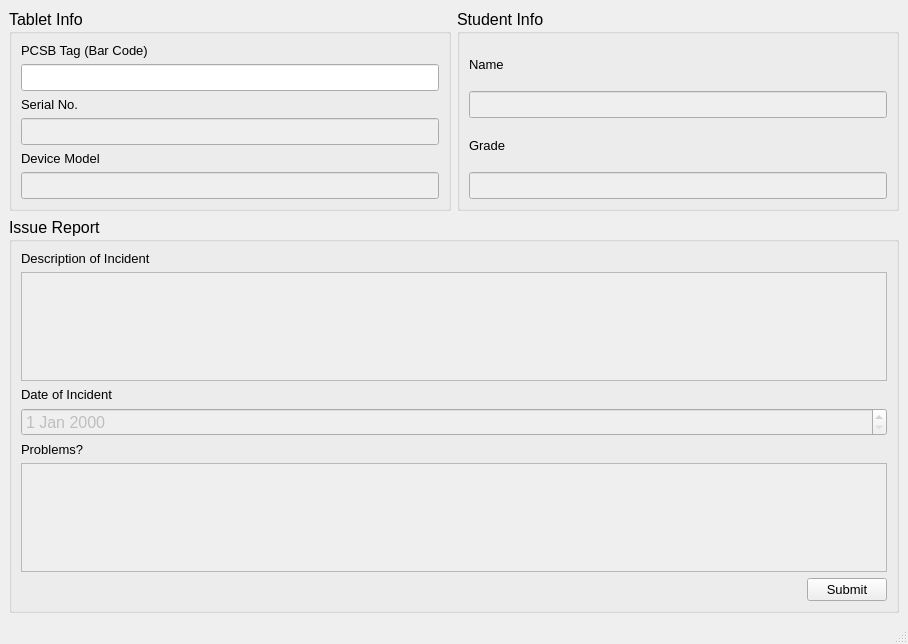
<?xml version="1.0" encoding="UTF-8"?>
<ui version="4.0">
 <class>MainWindow</class>
 <widget class="QMainWindow" name="MainWindow">
  <property name="geometry">
   <rect>
    <x>0</x>
    <y>0</y>
    <width>908</width>
    <height>644</height>
   </rect>
  </property>
  <property name="windowTitle">
   <string>MainWindow</string>
  </property>
  <widget class="QWidget" name="centralwidget">
   <layout class="QHBoxLayout" name="horizontalLayout_3">
    <item>
     <layout class="QGridLayout" name="gridLayout_5">
      <item row="0" column="1">
       <widget class="QGroupBox" name="groupBox_2">
        <property name="font">
         <font>
          <pointsize>12</pointsize>
         </font>
        </property>
        <property name="title">
         <string>Student Info</string>
        </property>
        <layout class="QVBoxLayout" name="verticalLayout_4">
         <item>
          <layout class="QVBoxLayout" name="verticalLayout_3">
           <item>
            <widget class="QLabel" name="label_4">
             <property name="font">
              <font>
               <pointsize>10</pointsize>
              </font>
             </property>
             <property name="text">
              <string>Name</string>
             </property>
            </widget>
           </item>
           <item>
            <widget class="QLineEdit" name="nameTextBox">
             <property name="enabled">
              <bool>false</bool>
             </property>
             <property name="sizePolicy">
              <sizepolicy hsizetype="Minimum" vsizetype="Fixed">
               <horstretch>0</horstretch>
               <verstretch>0</verstretch>
              </sizepolicy>
             </property>
            </widget>
           </item>
           <item>
            <widget class="QLabel" name="label_5">
             <property name="font">
              <font>
               <pointsize>10</pointsize>
              </font>
             </property>
             <property name="text">
              <string>Grade</string>
             </property>
            </widget>
           </item>
           <item>
            <widget class="QLineEdit" name="gradeTextBox">
             <property name="enabled">
              <bool>false</bool>
             </property>
             <property name="sizePolicy">
              <sizepolicy hsizetype="Minimum" vsizetype="Fixed">
               <horstretch>0</horstretch>
               <verstretch>0</verstretch>
              </sizepolicy>
             </property>
            </widget>
           </item>
          </layout>
         </item>
        </layout>
       </widget>
      </item>
      <item row="0" column="0">
       <widget class="QGroupBox" name="groupBox">
        <property name="font">
         <font>
          <pointsize>12</pointsize>
         </font>
        </property>
        <property name="title">
         <string>Tablet Info</string>
        </property>
        <layout class="QGridLayout" name="gridLayout_4">
         <item row="0" column="0">
          <layout class="QVBoxLayout" name="verticalLayout_2">
           <item>
            <widget class="QLabel" name="label">
             <property name="font">
              <font>
               <pointsize>10</pointsize>
              </font>
             </property>
             <property name="text">
              <string>PCSB Tag (Bar Code)</string>
             </property>
             <property name="scaledContents">
              <bool>false</bool>
             </property>
             <property name="indent">
              <number>-1</number>
             </property>
            </widget>
           </item>
           <item>
            <widget class="QLineEdit" name="pcsbTagTextBox">
             <property name="sizePolicy">
              <sizepolicy hsizetype="Minimum" vsizetype="Fixed">
               <horstretch>0</horstretch>
               <verstretch>0</verstretch>
              </sizepolicy>
             </property>
            </widget>
           </item>
           <item>
            <widget class="QLabel" name="label_2">
             <property name="font">
              <font>
               <pointsize>10</pointsize>
              </font>
             </property>
             <property name="text">
              <string>Serial No.</string>
             </property>
             <property name="scaledContents">
              <bool>false</bool>
             </property>
             <property name="indent">
              <number>-1</number>
             </property>
            </widget>
           </item>
           <item>
            <widget class="QLineEdit" name="serialNoTextBox">
             <property name="enabled">
              <bool>false</bool>
             </property>
             <property name="sizePolicy">
              <sizepolicy hsizetype="Minimum" vsizetype="Fixed">
               <horstretch>0</horstretch>
               <verstretch>0</verstretch>
              </sizepolicy>
             </property>
            </widget>
           </item>
           <item>
            <widget class="QLabel" name="label_3">
             <property name="font">
              <font>
               <pointsize>10</pointsize>
              </font>
             </property>
             <property name="text">
              <string>Device Model</string>
             </property>
             <property name="scaledContents">
              <bool>false</bool>
             </property>
             <property name="indent">
              <number>-1</number>
             </property>
            </widget>
           </item>
           <item>
            <widget class="QLineEdit" name="deviceModelTextBox">
             <property name="enabled">
              <bool>false</bool>
             </property>
             <property name="sizePolicy">
              <sizepolicy hsizetype="Minimum" vsizetype="Fixed">
               <horstretch>0</horstretch>
               <verstretch>0</verstretch>
              </sizepolicy>
             </property>
            </widget>
           </item>
          </layout>
         </item>
        </layout>
       </widget>
      </item>
      <item row="1" column="0" colspan="2">
       <widget class="QGroupBox" name="groupBox_3">
        <property name="font">
         <font>
          <pointsize>12</pointsize>
         </font>
        </property>
        <property name="title">
         <string>Issue Report</string>
        </property>
        <layout class="QGridLayout" name="gridLayout_6">
         <item row="3" column="0">
          <widget class="QDateEdit" name="dateEntry">
           <property name="enabled">
            <bool>false</bool>
           </property>
          </widget>
         </item>
         <item row="2" column="0">
          <widget class="QLabel" name="label_8">
           <property name="font">
            <font>
             <pointsize>10</pointsize>
            </font>
           </property>
           <property name="text">
            <string>Date of Incident</string>
           </property>
          </widget>
         </item>
         <item row="5" column="0">
          <widget class="QLabel" name="label_7">
           <property name="font">
            <font>
             <pointsize>10</pointsize>
            </font>
           </property>
           <property name="text">
            <string>Problems?</string>
           </property>
          </widget>
         </item>
         <item row="0" column="0">
          <widget class="QLabel" name="label_6">
           <property name="font">
            <font>
             <pointsize>10</pointsize>
            </font>
           </property>
           <property name="text">
            <string>Description of Incident</string>
           </property>
          </widget>
         </item>
         <item row="1" column="0">
          <widget class="QTextEdit" name="descTextEntry">
           <property name="enabled">
            <bool>false</bool>
           </property>
          </widget>
         </item>
         <item row="6" column="0">
          <widget class="QTextEdit" name="problemsTextEntry">
           <property name="enabled">
            <bool>false</bool>
           </property>
          </widget>
         </item>
         <item row="7" column="0" alignment="Qt::AlignRight">
          <widget class="QPushButton" name="submitBtn">
           <property name="enabled">
            <bool>true</bool>
           </property>
           <property name="sizePolicy">
            <sizepolicy hsizetype="Fixed" vsizetype="Fixed">
             <horstretch>0</horstretch>
             <verstretch>0</verstretch>
            </sizepolicy>
           </property>
           <property name="font">
            <font>
             <pointsize>10</pointsize>
            </font>
           </property>
           <property name="layoutDirection">
            <enum>Qt::LeftToRight</enum>
           </property>
           <property name="text">
            <string>Submit</string>
           </property>
           <property name="autoExclusive">
            <bool>false</bool>
           </property>
          </widget>
         </item>
        </layout>
       </widget>
      </item>
     </layout>
    </item>
   </layout>
  </widget>
  <widget class="QStatusBar" name="statusbar"/>
 </widget>
 <resources/>
 <connections/>
</ui>
